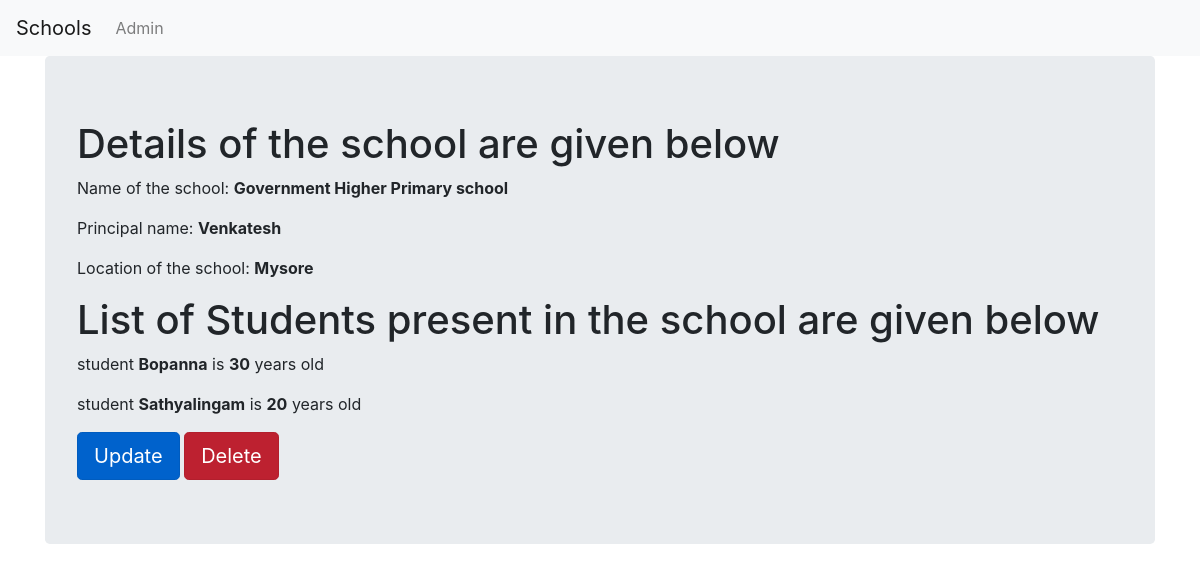
Page /schools/1/ on the earlier database version.
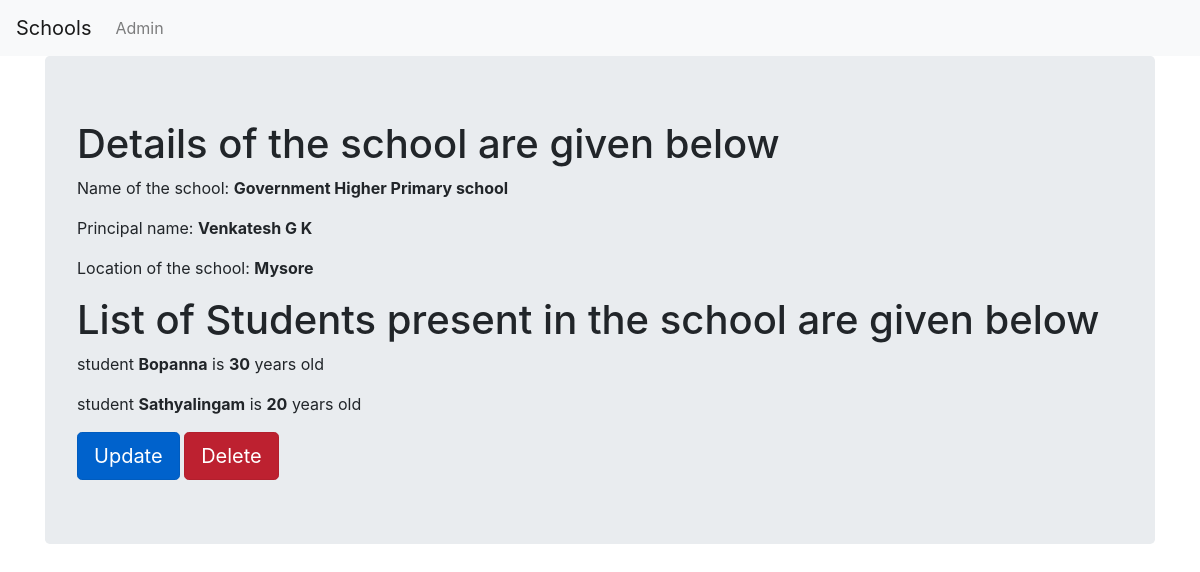
Same page on the later database version.
### basic_app/models.py (models this page shows, shortened)
class School(models.Model):
    name = models.CharField(max_length=256)
    principal = models.CharField(max_length=256)
    location = models.CharField(max_length=256)
    def __str__(self):
        return self.name

### basic_app/views.py (the view)
# urls.py: path("<pk>/",SchoolDetailView.as_view(),name="schooldetails"),
class SchoolDetailView(DetailView):  # inheriting from the built-in CBV "DetailView"
    model = School  # mention the name of the model.
    template_name = "basic_app/school_detail.html"  # mention the name of the template.
    context_object_name = "school_object"  # this is the "key" in the context dictionary.
    def get_context_data(self, **kwargs: Any) -> Dict[str, Any]:
        cont_dict = super().get_context_data(**kwargs)
        print(cont_dict)
        return cont_dict

### basic_app/templates/basic_app/school_detail.html (shortened to what this page needs)
{% extends "basic_app/basic_app_base.html" %}
{% block body_block %}
    <div class="jumbotron">
        <h1>Details of the school are given below</h1>
        <p>Name of the school: <strong>{{ school_object.name }}</strong></p>
        <p>Principal name: <strong>{{ school_object.principal }}</strong></p>
        <p>Location of the school: <strong>{{ school_object.location }}</strong></p>
        <h1>List of Students present in the school are given below</h1>
        {% for student_object in school_object.students.all %}
            <p>student <strong>{{ student_object.name }}</strong> is <strong>{{ student_object.age }}</strong> years old</p>
        {% endfor %}
        <a href="{% url 'basic_app:updateschool' pk=school_object.pk %}" class="btn btn-primary btn-lg active" role="button" aria-disabled="true">Update</a>
        <a href="{% url 'basic_app:deleteschool' pk=school_object.pk %}" class="btn btn-danger btn-lg active" role="button" aria-disabled="true">Delete</a>
    </div>
{% endblock %}

Differences in the rows shown:
changed School "Government Higher Primary school": principal "Venkatesh" → "Venkatesh G K"
